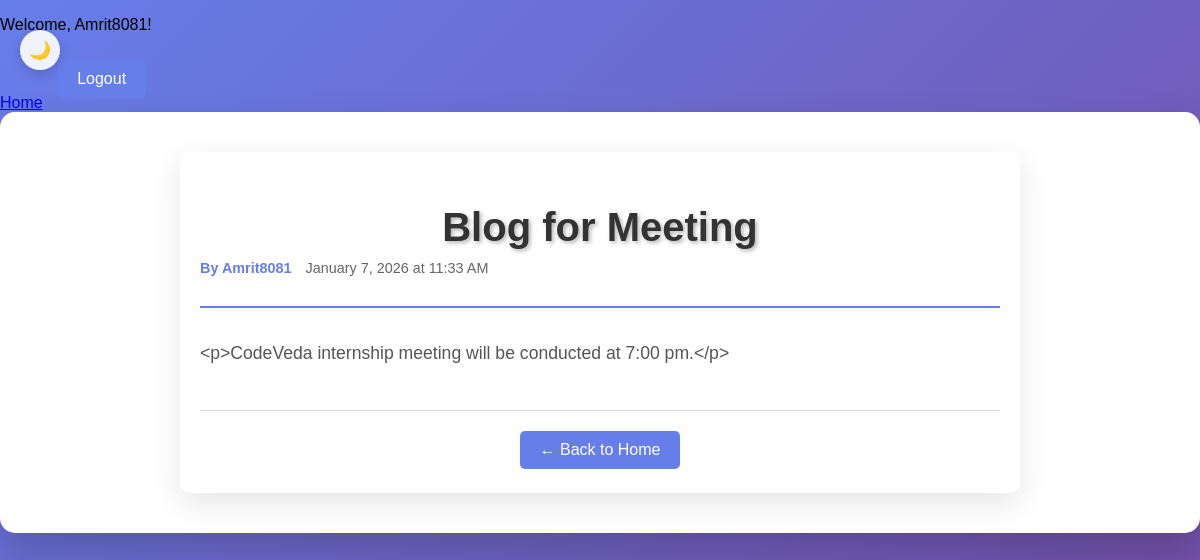
/post/6/ (signed in), run on the app's committed database.
### core/models.py (models this page shows, shortened)
class Post(models.Model):
    title = models.CharField(max_length=200)
    content = models.TextField()
    author = models.ForeignKey(User, on_delete=models.CASCADE)
    created_at = models.DateTimeField(auto_now_add=True)
    image1 = models.ImageField(upload_to='post_images/', blank=True, null=True)
    image2 = models.ImageField(upload_to='post_images/', blank=True, null=True)
    image3 = models.ImageField(upload_to='post_images/', blank=True, null=True)
    image4 = models.ImageField(upload_to='post_images/', blank=True, null=True)
    image5 = models.ImageField(upload_to='post_images/', blank=True, null=True)

### core/views.py (the view)
# urls.py: path('post/<int:pk>/', views.post_detail, name='post_detail'),
@login_required
def post_detail(request, pk):
 post = get_object_or_404(Post, pk=pk)
 return render(request, 'post_detail.html', {'post': post})

### templates/post_detail.html (shortened to what this page needs)
{% extends 'base.html' %}
{% block content %}
<article class="post-detail">
    <header class="post-header">
        <h1>{{ post.title }}</h1>
        <div class="post-meta">
            <span class="author">By {{ post.author.username }}</span>
            <span class="date">{{ post.created_at|date:"F j, Y \a\t g:i A" }}</span>
        </div>
    </header>
    <div class="post-content">
        <p>{{ post.content|linebreaks }}</p>
    </div>
    <footer class="post-footer">
        <a href="{% url 'home' %}" class="btn btn-secondary">← Back to Home</a>
    </footer>
</article>
{% endblock %}

### templates/base.html (shortened to what this page needs)
{% load static %}
<!DOCTYPE html>
<html lang="en">
<head>
    <link rel="stylesheet" href="{% static 'css/style.css' %}">
</head>
<body{% if request.resolver_match.url_name == 'login' %} class="login-page"{% endif %}>
<button class="theme-toggle" id="theme-toggle" aria-label="Toggle theme">🌙</button>
<header>
    <nav role="navigation" aria-label="Main navigation">
        {% if user.is_authenticated %}
            <p>Welcome, {{ user.username }}!</p>
            <a href="{% url 'home' %}">Home</a>
            <a href="{% url 'logout' %}">Logout</a>
        {% elif request.resolver_match.url_name != 'login' and request.resolver_match.url_name != 'register' %}
            <a href="{% url 'login' %}">Login</a>
            <a href="{% url 'register' %}">Register</a>
        {% endif %}
    </nav>
</header>
<main class="container" role="main">
    {% block content %}{% endblock %}
</main>
</body>
</html>

### static/css/style.css (style rules this page uses)
body { margin:0; padding:0; font-family:Arial; background:linear-gradient(135deg,#667eea,#764ba2); animation: backgroundShift 10s ease-in-out infinite; min-height:100vh; }
.container { background:white; padding:40px; border-radius:15px; box-shadow:0 20px 40px rgba(0,0,0,0.2); animation:fade 1s ease, pulse 2s ease-in-out infinite; }
input,button { display:block; width:100%; margin:10px 0; padding:10px; border-radius:10px; border:1px solid #ccc; transition: all 0.3s ease; }
button { background:#667eea; color:white; border:none; cursor:pointer; transition:0.3s; position: relative; overflow: hidden; }
button::before { content: ''; position: absolute; top: 0; left: -100%; width: 100%; height: 100%; background: linear-gradient(90deg, transparent, rgba(255,255,255,0.2), transparent); transition: left 0.5s; }
.theme-toggle { position: fixed; top: 20px; left: 20px; width: 40px; height: 40px; border-radius: 50%; border: none; background: rgba(255, 255, 255, 0.9); color: #333; font-size: 18px; cursor: pointer; display: flex; align-items: center; justify-content: center; box-shadow: 0 4px 12px rgba(0,0,0,0.15); transition: all 0.3s ease; z-index: 1000; }
.post-meta { color: #666; font-size: 0.9em; margin-bottom: 10px; }
h1 { text-align: center; color: white; margin-bottom: 20px; text-shadow: 2px 2px 4px rgba(0,0,0,0.3); animation: textGlow 2s ease-in-out infinite alternate; }
a[href="/logout/"], a[href=" { % url 'create_post' % }
a[href="/logout/"]::before, a[href=" { % url 'create_post' % }

### templates/base.html (style rules this page uses)
body { font-family: 'Segoe UI', Tahoma, Geneva, Verdana, sans-serif; }

### templates/post_detail.html (style rules this page uses)
body { margin: 0; padding: 0; font-family: Arial; background: linear-gradient(135deg, #667eea, #764ba2); animation: backgroundShift 10s ease-in-out infinite; min-height: 100vh; }
.post-detail { max-width: 800px; margin: 0 auto; padding: 20px; background: rgba(255, 255, 255, 0.9); border-radius: 10px; box-shadow: 0 10px 30px rgba(0,0,0,0.1); animation: slideIn 0.5s ease-out; }
.post-header { margin-bottom: 30px; padding-bottom: 20px; border-bottom: 2px solid #667eea; }
.post-header h1 { color: #333; margin-bottom: 10px; font-size: 2.5em; }
.post-meta { color: #666; font-size: 0.9em; }
.post-meta .author { font-weight: bold; color: #667eea; }
.post-meta .date { margin-left: 10px; }
.post-content { line-height: 1.8; color: #555; font-size: 1.1em; }
.post-content p { margin-bottom: 20px; }
.post-footer { margin-top: 40px; padding-top: 20px; border-top: 1px solid #ddd; text-align: center; }
.btn { display: inline-block; padding: 10px 20px; background: #667eea; color: white; text-decoration: none; border-radius: 5px; transition: all 0.3s ease; position: relative; overflow: hidden; }
.btn::before { content: ''; position: absolute; top: 0; left: -100%; width: 100%; height: 100%; background: linear-gradient(90deg, transparent, rgba(255,255,255,0.2), transparent); transition: left 0.5s; }

### data on the page
Post: title "Blog for Meeting", author.username "Amrit8081", created_at "January 7, 2026 at 11:33 AM", content "<p>CodeVeda internship meeting will be conducted at 7:00 pm.</p>"

### other printed values
{{ user.username }} "Amrit8081"
